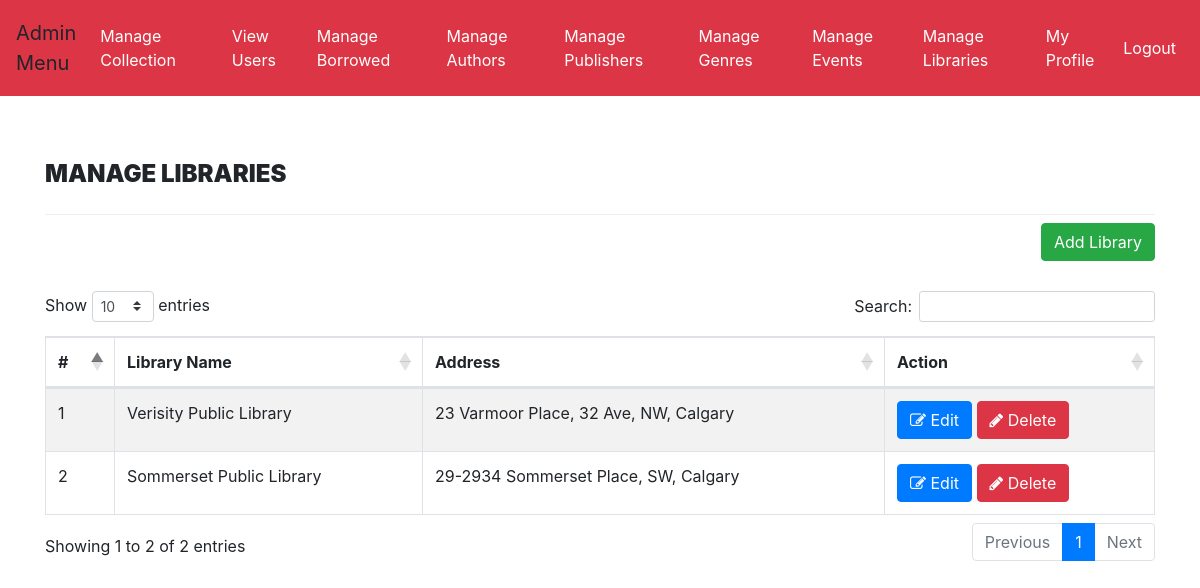
The page /manage-libraries.php (signed in) on the database its author committed.
### tables this page shows
CREATE TABLE `library` (
  `address` varchar(255) NOT NULL,
  `lName` varchar(255) NOT NULL
);

### manage-libraries.php (the view, shortened to what this page needs)
<?php
include('includes/config.php');
if(strlen($_SESSION['alogin'])==0)
    {
header('location:index.php');
}
else{
    ?>
<!DOCTYPE html>
<html xmlns="http://www.w3.org/1999/xhtml">
<head>
    <link href="assets/css/font-awesome.css" rel="stylesheet" />
    <link href="https://cdnjs.cloudflare.com/ajax/libs/twitter-bootstrap/4.1.3/css/bootstrap.css" rel="stylesheet" />
    <link href="https://cdn.datatables.net/1.10.19/css/dataTables.bootstrap4.min.css" rel="stylesheet" />
    <link href="assets/css/style.css" rel="stylesheet" />
</head>
<body>
<?php include('admin-navbar.php');?>
    <div class="content-wrapper">
         <div class="container">
        <div class="row pad-botm">
            <div class="col-md-12">
                <h4 class="header-line">Manage Libraries</h4>
                <a href="add-library.php"><button type="button" name="addLibrary" class="btn btn-success" style="float:right;">Add Library</button></a>
    </div>
        </div>
            <div class="row">
                <div class="col-md-12">
                    <div class="panel panel-default">
                        <div class="panel-body">
                            <div class="table-responsive">
                                <table class="table table-striped table-bordered table-hover" id="dataTables-example">
                                    <thead>
                                        <tr>
                                            <th>#</th>
                                            <th>Library Name</th>
                                            <th>Address</th>
                                            <th>Action</th>
                                        </tr>
                                    </thead>
                                    <tbody>
<?php $sql = "SELECT * from  library";
$query = $dbh -> prepare($sql);
$query->execute();
$results=$query->fetchAll(PDO::FETCH_OBJ);
$cnt=1;
if($query->rowCount() > 0)
{
foreach($results as $result)
{               ?>
                                        <tr class="odd gradeX">
                                            <td class="center"><?php echo htmlentities($cnt);?></td>
                                            <td class="center"><?php echo htmlentities($result->lName);?></td>
                                            <td class="center"><?php echo htmlentities($result->address);?></td>
                                            <td class="center">
                                            <a href="edit-library.php?lname=<?php echo htmlentities($result->lName);?>"><button class="btn btn-primary"><i class="fa fa-edit "></i> Edit</button>
                                          <a href="manage-libraries.php?del=<?php echo htmlentities($result->lName);?>" onclick="return confirm('Are you sure you want to delete?');" >  <button class="btn btn-danger"><i class="fa fa-pencil"></i> Delete</button>
                                            </td>
                                        </tr>
 <?php $cnt=$cnt+1;}} ?>
                                    </tbody>
                                </table>
                            </div>
                        </div>
                    </div>
                </div>
            </div>
    </div>
    </div>
</body>
</html>
<?php } ?>

### assets/css/style.css (style rules this page uses)
.content-wrapper { margin-top: 40px; min-height:800px; padding-bottom:90px; }
.header-line { font-weight:900; padding-bottom:25px; border-bottom:1px solid #eeeeee; text-transform:uppercase; }
.pad-botm { padding-bottom:30px; }

### rows shown on the page
library: lName "Verisity Public Library", address "23 Varmoor Place, 32 Ave, NW, Calgary"
library: lName "Sommerset Public Library", address "29-2934 Sommerset Place, SW, Calgary"
